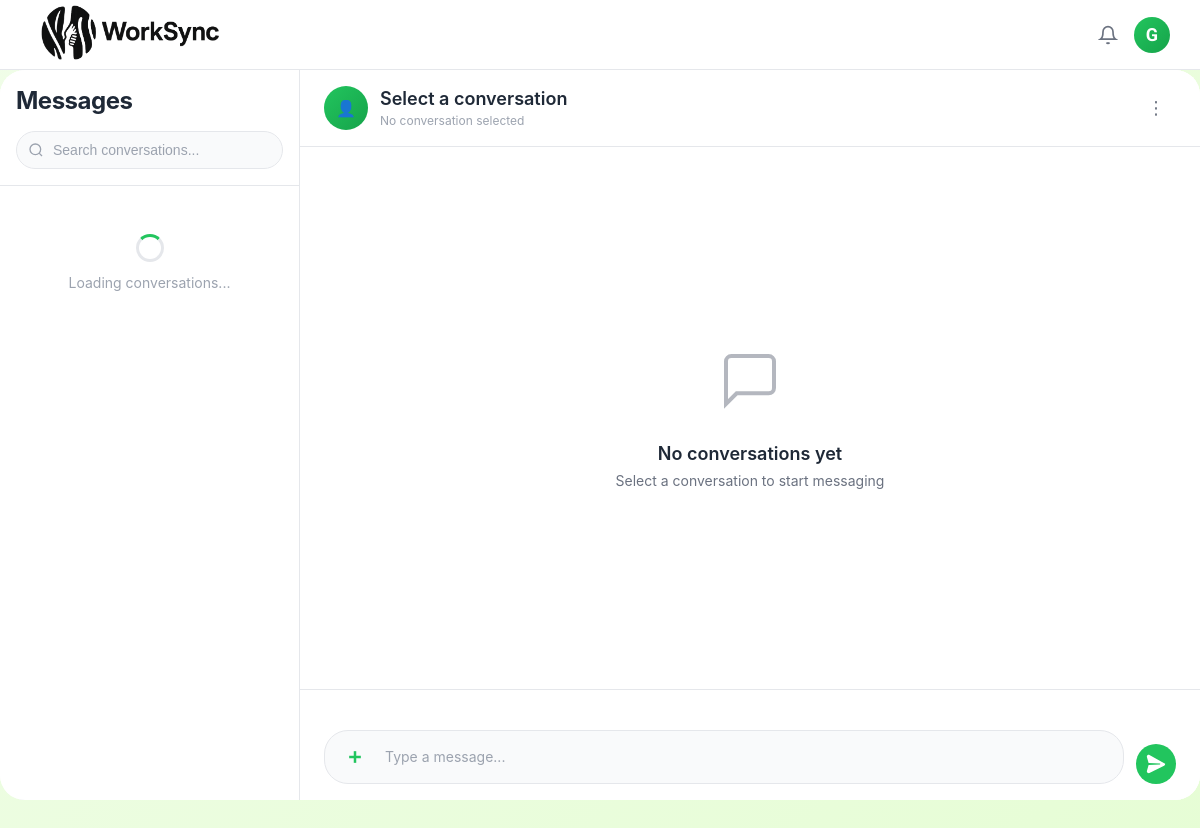
Before: /page/messages.php?freelancer_id=1 (signed in) with the older database file.
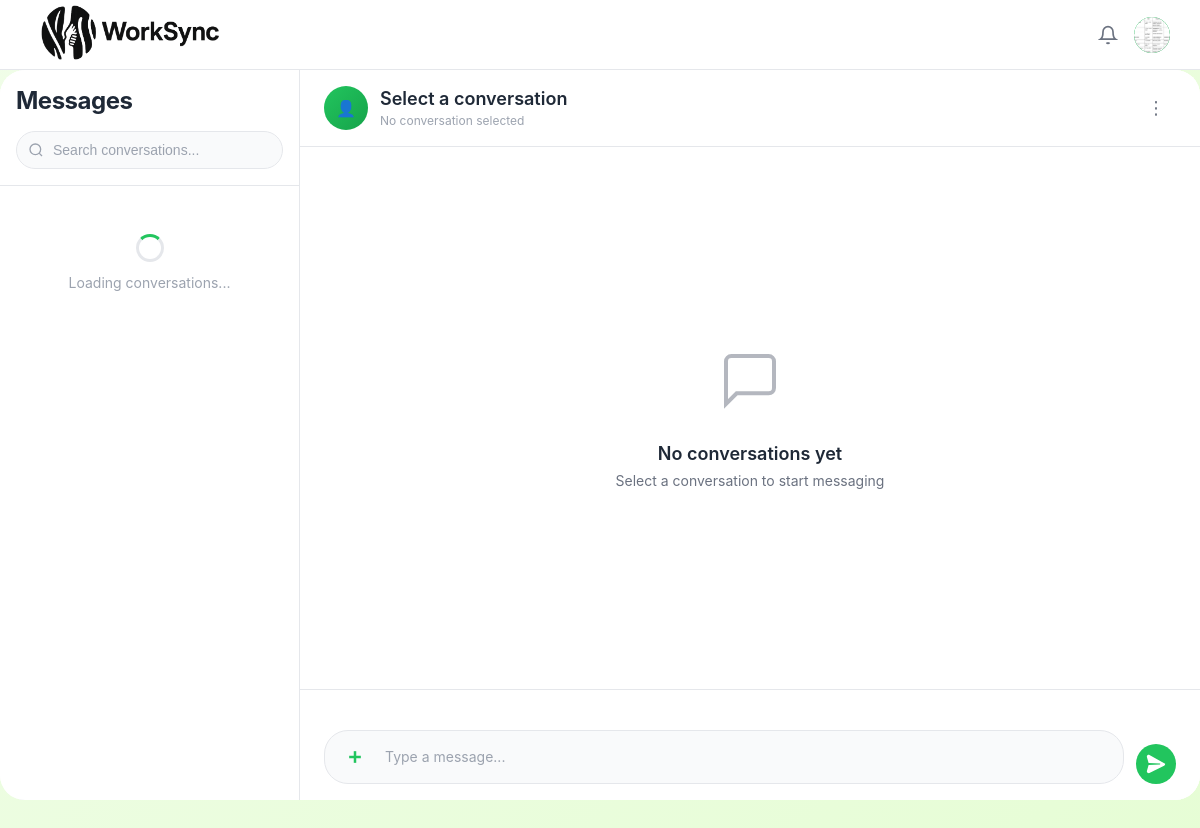
After: the same page with the newer database file.
### tables this page shows
CREATE TABLE
  `client` (
    `ClientID` int (11) NOT NULL,
    `CompanyName` varchar(255) DEFAULT NULL,
    `Description` text DEFAULT NULL,
    `Email` varchar(255) DEFAULT NULL,
    `Password` varchar(255) DEFAULT NULL,
    `PhoneNo` varchar(50) DEFAULT NULL,
    `ProfilePicture` varchar(500) DEFAULT NULL,
    `Status` varchar(50) DEFAULT NULL,
    `Address` text DEFAULT NULL,
    `JoinedDate` timestamp NOT NULL DEFAULT current_timestamp(),
    `isDelete` tinyint (1) DEFAULT 0,
    `FailedLoginAttempts` int (11) NOT NULL DEFAULT 0,
    `LastFailedLoginAt` datetime DEFAULT NULL
  );

### page/messages.php (the view, shortened to what the changed rows need)
<?php
require_once 'checkUserStatus.php';
?>
<!DOCTYPE html>
<html lang="en">
<head>
    <link rel="stylesheet" href="../assets/css/style.css">
    <link rel="stylesheet" href="../assets/css/chat.css">
</head>
<body class="chat-page">
    <div class="chat-top-nav">
        <div class="nav-actions">
            <div class="profile-dropdown">
                <div class="profile-avatar" id="profileAvatar" style="width: 36px; height: 36px; border-radius: 50%; background-color: #22c55e; display: flex; align-items: center; justify-content: center; color: white; font-size: 18px; cursor: pointer; overflow: hidden; flex-shrink: 0;">
                    <?php
                    if (isset($_SESSION['user_id']) && isset($_SESSION['user_type'])) {
                        $user_id = $_SESSION['user_id'];
                        $user_type = $_SESSION['user_type'];
                        $conn = getDBConnection();
                        if ($user_type === 'freelancer') {
                            $table = 'freelancer';
                            $id_column = 'FreelancerID';
                            $name_col1 = 'FirstName';
                            $name_col2 = 'LastName';
                        } else {
                            $table = 'client';
                            $id_column = 'ClientID';
                            $name_col1 = 'CompanyName';
                            $name_col2 = null;
                        }
                        $query = "SELECT ProfilePicture, $name_col1" . ($name_col2 ? ", $name_col2" : "") . " FROM $table WHERE $id_column = ?";
                        $stmt = $conn->prepare($query);
                        $stmt->bind_param('i', $user_id);
                        $stmt->execute();
                        $result = $stmt->get_result();
                        if ($result && $result->num_rows > 0) {
                            $user = $result->fetch_assoc();
                            $profilePicture = $user['ProfilePicture'] ?? null;
                            $name1 = $user[$name_col1] ?? '';
                            $name2 = $name_col2 ? ($user[$name_col2] ?? '') : '';
                            if (!empty($profilePicture) && file_exists('../' . $profilePicture)) {
                                echo '<img src="/' . htmlspecialchars($profilePicture) . '" alt="Profile" style="width: 100%; height: 100%; object-fit: cover; border-radius: 50%; display: block;">';
                            } else {
                                if ($user_type === 'freelancer') {
                                    $initials = strtoupper(substr($name1 ?: 'F', 0, 1) . substr($name2 ?: 'L', 0, 1));
                                } else {
                                    $initials = strtoupper(substr($name1 ?: 'C', 0, 1));
                                }
                                echo $initials;
                            }
                        } else {
                            echo '👤';
                        }
                    } else {
                        echo '👤';
                    }
                    ?>
                </div>
            </div>
        </div>
    </div>
    <div class="chat-container">
        <div class="chat-sidebar">
            <div class="chat-sidebar-header">
                <div class="sidebar-top">
                    <h1 class="sidebar-title">Messages</h1>
                </div>
            </div>
        </div>
        <div class="chat-main">
            <div class="chat-messages-header">
                <div class="header-user-info">
                    <div class="header-text">
                        <h2 id="headerName">Select a conversation</h2>
                    </div>
                </div>
            </div>
        </div>
    </div>
</body>
</html>

Changed rows visible on the page:
changed client: ProfilePicture: picture added; CompanyName "G" → (not shown)
